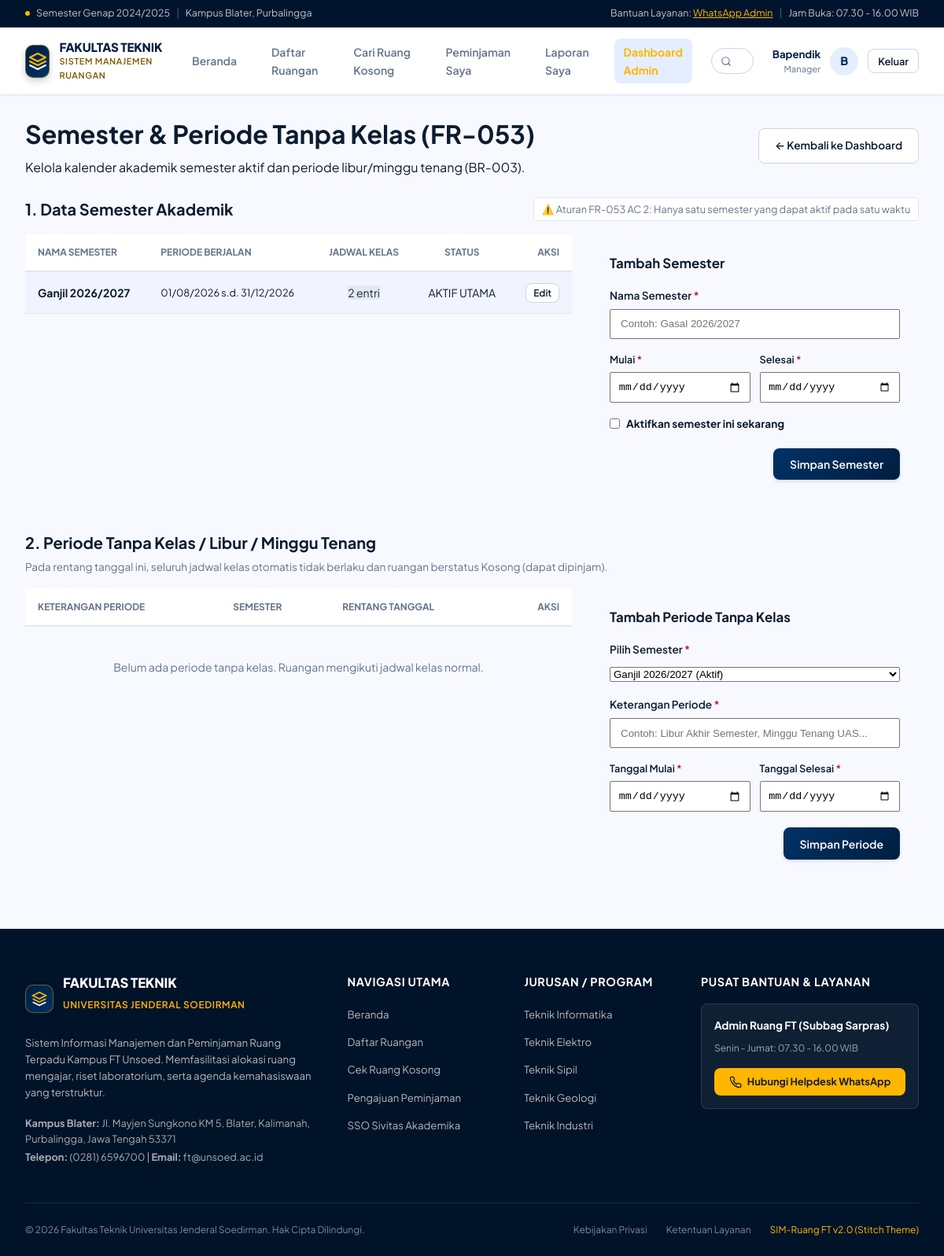
Page /public/admin/terms (signed in) on the committed database.
### tables this page shows
CREATE TABLE `semesters` (
  `id` int(11) UNSIGNED NOT NULL AUTO_INCREMENT,
  `name` varchar(100) NOT NULL,
  `start_date` date NOT NULL,
  `end_date` date NOT NULL,
  `is_active` tinyint(1) NOT NULL DEFAULT 0,
  PRIMARY KEY (`id`)
);

### app/Views/admin/terms/index.php (the view, shortened to what the rows shown need)
<div class="container" style="padding-top: 1.5rem; padding-bottom: 4rem;">
<div style="display: flex; justify-content: space-between; align-items: center; margin-bottom: 1.5rem; flex-wrap: wrap; gap: 1rem;">
    <div>
        <h1 class="page-title" style="margin-bottom: 0.25rem;">Semester & Periode Tanpa Kelas (FR-053)</h1>
    </div>
</div>
<div style="margin-bottom: 2.5rem;">
    <div style="display: flex; justify-content: space-between; align-items: center; margin-bottom: 1rem;">
        <h2 style="font-size: 1.25rem; font-weight: 700; margin: 0;">1. Data Semester Akademik</h2>
    </div>
    <div style="display: grid; grid-template-columns: 2fr 1.2fr; gap: 1.5rem; align-items: start;">
        <div class="card" style="padding: 0; overflow: hidden;">
            <div style="overflow-x: auto;">
                <table style="width: 100%; border-collapse: collapse; text-align: left; font-size: 0.875rem;">
                    <thead>
                        <tr style="background: var(--surface); border-bottom: 2px solid var(--border); color: var(--text-muted); font-size: 0.75rem; text-transform: uppercase;">
                            <th style="padding: 0.85rem 1rem;">Nama Semester</th>
                            <th style="padding: 0.85rem 1rem;">Periode Berjalan</th>
                            <th style="padding: 0.85rem 1rem; text-align: center;">Jadwal Kelas</th>
                            <th style="padding: 0.85rem 1rem; text-align: center;">Status</th>
                            <th style="padding: 0.85rem 1rem; text-align: right;">Aksi</th>
                        </tr>
                    </thead>
                    <tbody>
                        <?php if (empty($semesters)): ?>
                            <tr>
                                <td colspan="5" style="padding: 2rem 1rem; text-align: center; color: var(--text-muted);">
                                    Belum ada data semester.
                                </td>
                            </tr>
                        <?php else: ?>
                            <?php foreach ($semesters as $s): ?>
                                <tr style="border-bottom: 1px solid var(--border); <?= ((int)$s['is_active'] === 1) ? 'background: rgba(37, 99, 235, 0.03);' : '' ?>">
                                    <td style="padding: 0.85rem 1rem; font-weight: 700;">
                                        <?= \App\Support\Security::escape($s['name']) ?>
                                    </td>
                                    <td style="padding: 0.85rem 1rem; font-size: 0.8rem;">
                                        <?= date('d/m/Y', strtotime($s['start_date'])) ?> s.d. <?= date('d/m/Y', strtotime($s['end_date'])) ?>
                                    </td>
                                    <td style="padding: 0.85rem 1rem; text-align: center;">
                                        <span class="badge" style="background: #e2e8f0; color: #1e293b;">
                                            <?= (int)$s['schedule_count'] ?> entri
                                        </span>
                                    </td>
                                    <td style="padding: 0.85rem 1rem; text-align: center;">
                                        <?php if ((int)$s['is_active'] === 1): ?>
                                            <span class="badge badge-success">AKTIF UTAMA</span>
                                        <?php else: ?>
                                            <span class="badge badge-secondary">Tidak Aktif</span>
                                        <?php endif; ?>
                                    </td>
                                    <td style="padding: 0.85rem 1rem; text-align: right; white-space: nowrap;">
                                        <div style="display: flex; gap: 0.4rem; justify-content: flex-end;">
                                            <button type="button" class="btn btn-outline" style="padding: 0.25rem 0.55rem; font-size: 0.75rem;"
                                                    onclick="editSemester(<?= $s['id'] ?>, '<?= \App\Support\Security::escape($s['name']) ?>', '<?= $s['start_date'] ?>', '<?= $s['end_date'] ?>', <?= (int)$s['is_active'] ?>)">
                                                Edit
                                            </button>
                                        </div>
                                    </td>
                                </tr>
                            <?php endforeach; ?>
                        <?php endif; ?>
                    </tbody>
                </table>
            </div>
        </div>
    </div>
</div>
<div>
    <div style="display: flex; justify-content: space-between; align-items: center; margin-bottom: 1rem;">
        <div>
            <h2 style="font-size: 1.25rem; font-weight: 700; margin: 0;">2. Periode Tanpa Kelas / Libur / Minggu Tenang</h2>
        </div>
    </div>
    <div style="display: grid; grid-template-columns: 2fr 1.2fr; gap: 1.5rem; align-items: start;">
        <div class="card" style="padding: 0; overflow: hidden;">
            <div style="overflow-x: auto;">
                <table style="width: 100%; border-collapse: collapse; text-align: left; font-size: 0.875rem;">
                    <thead>
                        <tr style="background: var(--surface); border-bottom: 2px solid var(--border); color: var(--text-muted); font-size: 0.75rem; text-transform: uppercase;">
                            <th style="padding: 0.85rem 1rem;">Keterangan Periode</th>
                            <th style="padding: 0.85rem 1rem;">Semester</th>
                            <th style="padding: 0.85rem 1rem;">Rentang Tanggal</th>
                            <th style="padding: 0.85rem 1rem; text-align: right;">Aksi</th>
                        </tr>
                    </thead>
                </table>
            </div>
        </div>
    </div>
</div>
</div>

### rows in the picture
semesters: name "Ganjil 2026/2027", start_date "01/08/2026", end_date "31/12/2026", schedule_count "2", is_active "AKTIF UTAMA"

### other values in the picture
substr($_SESSION['user_name'] ?? 'U', 0, 1) "B"
form field semester_id "Ganjil 2026/2027 (Aktif)"
